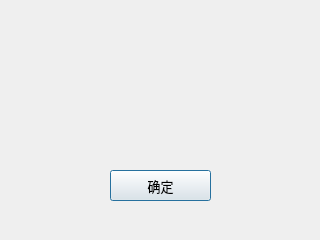
<?xml version="1.0" encoding="UTF-8"?>
<ui version="4.0">
 <class>Dialog_show_message</class>
 <widget class="QDialog" name="Dialog_show_message">
  <property name="windowModality">
   <enum>Qt::ApplicationModal</enum>
  </property>
  <property name="geometry">
   <rect>
    <x>0</x>
    <y>0</y>
    <width>320</width>
    <height>240</height>
   </rect>
  </property>
  <property name="windowTitle">
   <string>提示</string>
  </property>
  <widget class="QPushButton" name="pushButton">
   <property name="geometry">
    <rect>
     <x>110</x>
     <y>170</y>
     <width>101</width>
     <height>31</height>
    </rect>
   </property>
   <property name="font">
    <font>
     <family>等线</family>
     <pointsize>10</pointsize>
    </font>
   </property>
   <property name="text">
    <string>确定</string>
   </property>
  </widget>
  <widget class="QLabel" name="label">
   <property name="geometry">
    <rect>
     <x>30</x>
     <y>70</y>
     <width>261</width>
     <height>41</height>
    </rect>
   </property>
   <property name="font">
    <font>
     <family>等线</family>
     <pointsize>10</pointsize>
     <weight>75</weight>
     <bold>true</bold>
    </font>
   </property>
   <property name="text">
    <string/>
   </property>
   <property name="alignment">
    <set>Qt::AlignCenter</set>
   </property>
  </widget>
 </widget>
 <resources/>
 <connections/>
</ui>
